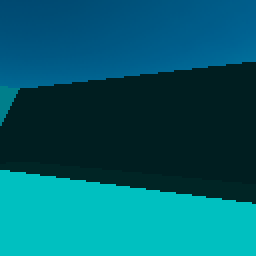
#> input picture controllers/robot0Controller/0 left.png, 128 x 128 px (shown 2 times larger)
$ python test.py
#> lines starting #> are read from the running program, lines starting #| are printed output that depends on the picture
import cv2
import numpy as np

img = cv2.imread("0 left.png")
#> img is the input picture: shape (128, 128, 3); mean B, G, R 106.3, 92.6, 0

cv2.imshow('Original', img)
print(img.shape)
#| (128, 128, 3)
(height, width, depth) = img.shape
#> height = 128; width = 128; depth = 3
gray = cv2.cvtColor(img, cv2.COLOR_BGR2GRAY)
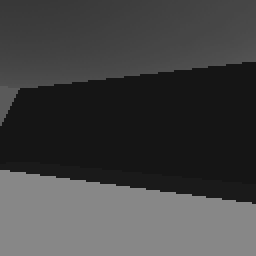
#> gray: shape (128, 128) (shown 2 times larger); min 21, max 135, mean 66.5
cv2.imshow('Grayed', gray)
rMask = np.zeros((height, width, 1), np.uint8) # rMask IS FOR LEFT CAMERA IMAGE
rMask[0:width, 0:(int(height * (5/6)))] = 255
maskedImg = cv2.bitwise_and(gray, gray, mask=rMask)
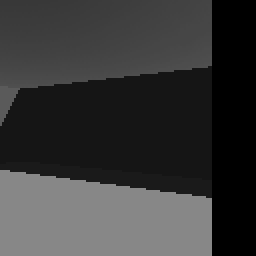
#> maskedImg: shape (128, 128) (shown 2 times larger); min 0, max 135, mean 56.3
cv2.imshow("TEST MASK", maskedImg)


cv2.waitKey(0)
cv2.destroyAllWindows()

$ run again, with controllers/robot0Controller/0 center.png copied over controllers/robot0Controller/0 left.png
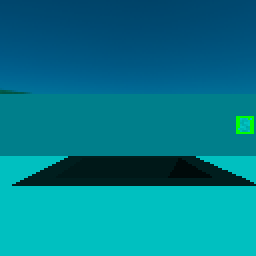
#> input picture controllers/robot0Controller/0 center.png, 128 x 128 px (shown 2 times larger)
#> img is the input picture: shape (128, 128, 3); mean B, G, R 140.2, 123, 0
#| (128, 128, 3)
#> `gray = cv2.cvtColor(img, cv2.COLOR_BGR2GRAY)`:
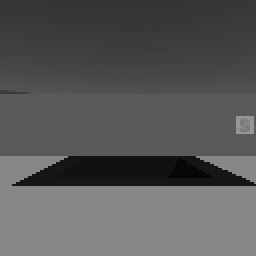
#> gray: shape (128, 128) (shown 2 times larger); min 7, max 150, mean 88.2
#> `maskedImg = cv2.bitwise_and(gray, gray, mask=rMask)`:
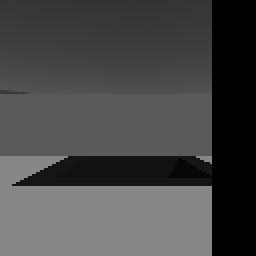
#> maskedImg: shape (128, 128) (shown 2 times larger); min 0, max 135, mean 72

$ run again, with controllers/robot0Controller/3 0.png copied over controllers/robot0Controller/0 left.png
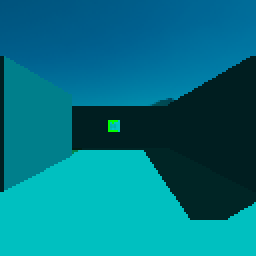
#> input picture controllers/robot0Controller/3 0.png, 128 x 128 px (shown 2 times larger)
#> img is the input picture: shape (128, 128, 3); mean B, G, R 130.6, 114.4, 0
#| (128, 128, 3)
#> `gray = cv2.cvtColor(img, cv2.COLOR_BGR2GRAY)`:
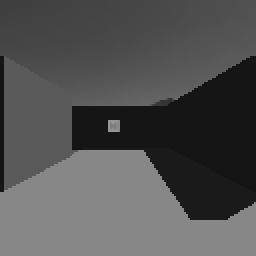
#> gray: shape (128, 128) (shown 2 times larger); min 18, max 150, mean 82.1
#> `maskedImg = cv2.bitwise_and(gray, gray, mask=rMask)`:
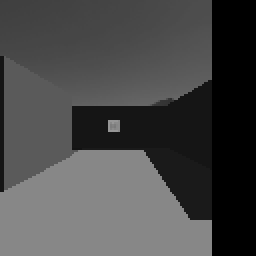
#> maskedImg: shape (128, 128) (shown 2 times larger); min 0, max 150, mean 72.3

$ run again, with controllers/robot0Controller/4 1.png copied over controllers/robot0Controller/0 left.png
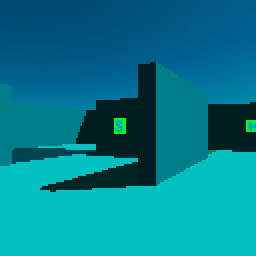
#> input picture controllers/robot0Controller/4 1.png, 128 x 128 px (shown 2 times larger)
#> img is the input picture: shape (128, 128, 3); mean B, G, R 141.8, 124.8, 0
#| (128, 128, 3)
#> `gray = cv2.cvtColor(img, cv2.COLOR_BGR2GRAY)`:
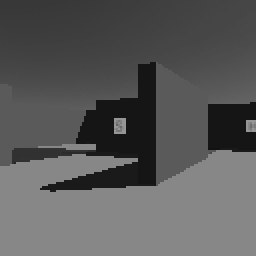
#> gray: shape (128, 128) (shown 2 times larger); min 18, max 150, mean 89.5
#> `maskedImg = cv2.bitwise_and(gray, gray, mask=rMask)`:
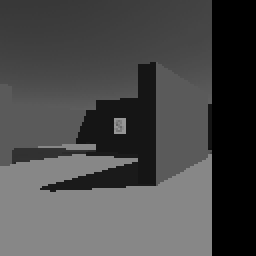
#> maskedImg: shape (128, 128) (shown 2 times larger); min 0, max 150, mean 73.6
